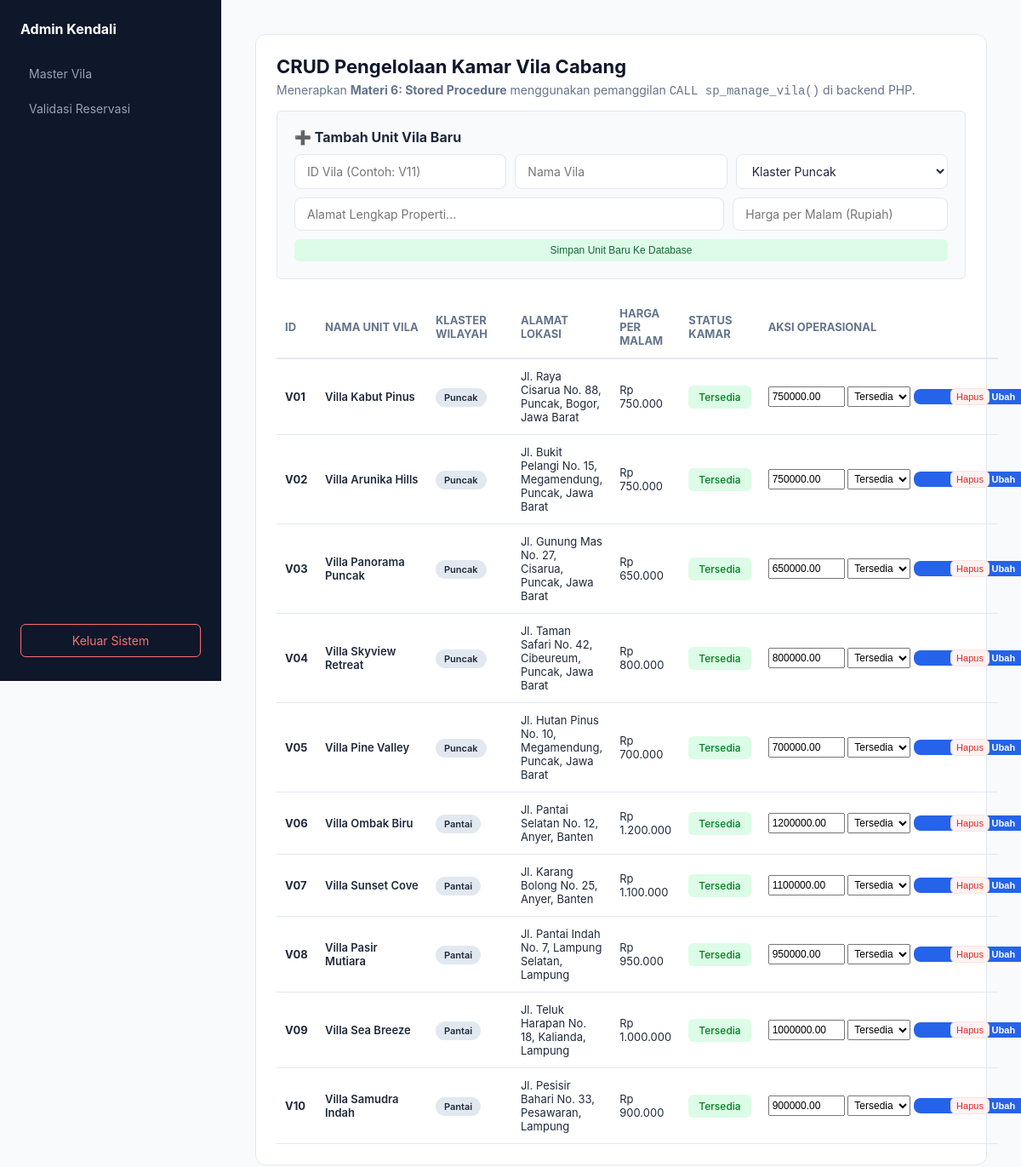
The page /admin_villa.php (signed in) on the database as committed earlier.
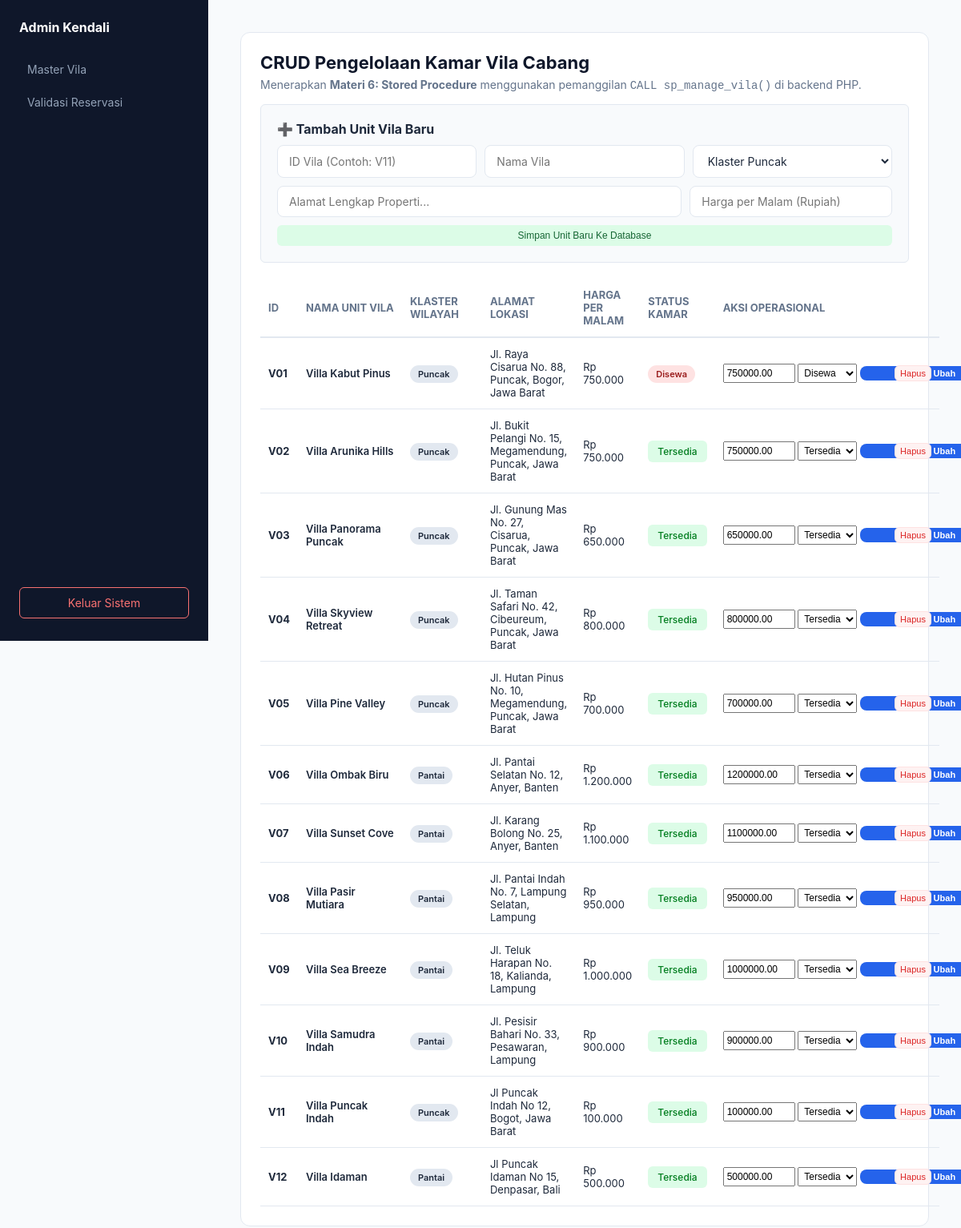
The same page on the database as committed later.
### tables this page shows
CREATE TABLE `vila` (
  `id_vila` varchar(5) NOT NULL,
  `nama_vila` varchar(100) NOT NULL,
  `alamat` text NOT NULL,
  `klaster` enum('Puncak','Pantai') NOT NULL,
  `harga_per_malam` decimal(10,2) NOT NULL,
  `status` enum('Tersedia','Disewa') DEFAULT 'Tersedia'
);

### admin_villa.php (the view, shortened to what this page needs)
<?php
require_once 'config.php';
?>
<!DOCTYPE html>
<html lang="id">
<head>
    <link rel="stylesheet" href="style.css">
</head>
<body>
    <?php include 'admin_sidebar.php'; ?>
    <div class="main-content">
        <div class="card">
            <h2>CRUD Pengelolaan Kamar Vila Cabang</h2>
            <p style="color:#64748b; margin-bottom: 15px;">Menerapkan <b>Materi 6: Stored Procedure</b> menggunakan pemanggilan <code>CALL sp_manage_vila()</code> di backend PHP.</p>
            <form action="" method="POST" style="background:#f8fafc; padding:20px; border-radius:6px; margin-bottom:20px; border:1px solid #e2e8f0;">
                <h3 style="margin-bottom:10px; font-size:16px;">➕ Tambah Unit Vila Baru</h3>
                <div style="display:grid; grid-template-columns:1fr 1fr 1fr; gap:10px;">
                    <input type="text" name="id_vila" placeholder="ID Vila (Contoh: V11)" class="form-control" required>
                    <input type="text" name="nama_vila" placeholder="Nama Vila" class="form-control" required>
                    <select name="klaster" class="form-control">
                        <option value="Puncak">Klaster Puncak</option>
                    </select>
                </div>
                <div style="display:grid; grid-template-columns:2fr 1fr; gap:10px; margin-top:10px;">
                    <input type="text" name="alamat" placeholder="Alamat Lengkap Properti..." class="form-control" required>
                    <input type="number" name="harga_per_malam" placeholder="Harga per Malam (Rupiah)" class="form-control" required>
                </div>
                <button type="submit" class="btn btn-success" style="margin-top:10px; width:100%;">Simpan Unit Baru Ke Database</button>
            </form>
            <table>
                <thead>
                    <tr>
                        <th>ID</th>
                        <th>Nama Unit Vila</th>
                        <th>Klaster Wilayah</th>
                        <th>Alamat Lokasi</th>
                        <th>Harga Per Malam</th>
                        <th>Status Kamar</th>
                        <th>Aksi Operasional</th>
                    </tr>
                </thead>
                <tbody>
                    <?php
                    $stmtVila = $pdo->query("SELECT * FROM vila ORDER BY id_vila ASC");
                    while ($v = $stmtVila->fetch()) {
                        echo "<tr>";
                        echo "<td><b>{$v['id_vila']}</b></td>";
                        echo "<td>{$v['nama_vila']}</td>";
                        echo "<td><span class='badge' style='background:#e2e8f0;'>{$v['klaster']}</span></td>";
                        echo "<td>{$v['alamat']}</td>";
                        echo "<td>Rp ".number_format($v['harga_per_malam'], 0, ',', '.')."</td>";
                        echo "<td>".($v['status']=='Tersedia' ? "<span class='badge badge-success'>Tersedia</span>" : "<span class='badge badge-danger'>Disewa</span>")."</td>";
                        echo "<td>
                                <form action='' method='POST' style='display:inline-block; margin-bottom:0;'>
                                    <input type='hidden' name='action_crud' value='UPDATE'>
                                    <input type='hidden' name='id_vila' value='{$v['id_vila']}'>
                                    <input type='number' name='harga_per_malam' value='{$v['harga_per_malam']}' style='width:90px; padding:3px; font-size:12px;'>
                                    <select name='status' style='padding:3px; font-size:12px;'>
                                        <option value='Tersedia' ".($v['status']=='Tersedia'?'selected':'').">Tersedia</option>
                                        <option value='Disewa' ".($v['status']=='Disewa'?'selected':'').">Disewa</option>
                                    </select>
                                    <button type='submit' class='btn btn-primary' style='padding:3px 6px; font-size:11px;'>Ubah</button>
                                </form>
                                <form action='' method='POST' style='display:inline-block; margin-bottom:0;' onsubmit='return confirm(\"Hapus properti ini?\")'>
                                    <input type='hidden' name='action_crud' value='DELETE'>
                                    <input type='hidden' name='id_vila' value='{$v['id_vila']}'>
                                    <button type='submit' class='btn btn-danger' style='padding:3px 6px; font-size:11px;'>Hapus</button>
                                </form>
                              </td>";
                        echo "</tr>";
                    }
                    ?>
                </tbody>
            </table>
        </div>
    </div>
</body>
</html>

### admin_sidebar.php
<div class="sidebar">
    <h2>Admin Kendali</h2>
    <a href="admin_dashboard.php?tab=manajemen_vila" class="<?= basename($_SERVER['PHP_SELF']) == 'admin_dashboard.php' && (!isset($_GET['tab']) || $_GET['tab']=='manajemen_vila') ? 'active' : ''; ?>">Master Vila</a>
    <a href="admin_reservasi.php" class="<?= basename($_SERVER['PHP_SELF']) == 'admin_reservasi.php' ? 'active' : ''; ?>">Validasi Reservasi</a>
    <a href="logout.php" class="logout">Keluar Sistem</a>
</div>

### style.css (style rules this page uses)
:root { --primary: #2563eb; --sidebar-bg: #0f172a; --bg-body: #f8fafc; --border: #e2e8f0; }
* { margin: 0; padding: 0; box-sizing: border-box; }
body { background-color: var(--bg-body); color: #1e293b; font-family: 'Inter', system-ui, sans-serif; display: flex; min-height: 100vh; }
.sidebar { width: 260px; background-color: var(--sidebar-bg); color: #f8fafc; padding: 24px; display: flex; flex-direction: column; }
.sidebar h2 { font-size: 16px; margin-bottom: 24px; color: #fff; }
.sidebar a { color: #94a3b8; text-decoration: none; padding: 10px; font-size: 14px; border-radius: 6px; margin-bottom: 4px; display: block; }
.sidebar .logout { margin-top: auto; color: #f87171; border: 1px solid #f87171; text-align: center; }
.main-content { flex: 1; padding: 40px; overflow-y: auto; }
.card { background: #fff; border: 1px solid var(--border); padding: 24px; border-radius: 12px; margin-bottom: 24px; }
table { width: 100%; border-collapse: collapse; margin-top: 20px; }
th { text-align: left; padding: 12px; border-bottom: 2px solid var(--border); color: #64748b; font-size: 12px; text-transform: uppercase; }
td { padding: 16px 12px; border-bottom: 1px solid var(--border); font-size: 14px; }
.btn { padding: 6px 12px; border-radius: 6px; cursor: pointer; font-size: 12px; border: none; font-weight: 500; display: inline-block; text-decoration: none; }
.btn-success { background: #dcfce7; color: #166534; }
.btn-danger { background: #fee2e2; color: #991b1b; }
.badge { padding: 4px 10px; border-radius: 20px; font-size: 11px; font-weight: 600; }
.badge-success { background: #dcfce7; color: #166534; }
.form-control { width: 100%; padding: 10px 14px; font-size: 14px; font-family: inherit; border: 1px solid var(--border); border-radius: 8px; color: #1e293b; background-color: #fff; outline: none; transition: border-color 0.2s ease, box-shadow 0.2s ease; }
.btn-primary { background-color: var(--primary); color: #ffffff; padding: 12px; width: 100%; border-radius: 8px; font-size: 14px; font-weight: 600; cursor: pointer; border: none; transition: background-color 0.2s ease; }
.main-content h2 { font-size: 22px; font-weight: 700; color: #0f172a; margin-bottom: 6px; }
.main-content p { font-size: 14px; margin-bottom: 24px; }
.form-control { width: 100%; padding: 10px 14px; font-size: 14px; font-family: inherit; border: 1px solid var(--border); border-radius: 8px; color: #1e293b; background-color: #fff; outline: none; transition: border-color 0.2s, box-shadow 0.2s; }
.btn-primary { background-color: var(--primary); color: #ffffff; }
.badge-danger { background: #fee2e2; color: #991b1b; }
table th:last-child, table td:last-child { min-width: 260px; max-width: 280px; padding: 12px 16px !important; vertical-align: middle; }
.main-content table th, .main-content table td { padding: 14px 12px; vertical-align: middle; white-space: nowrap; font-size: 13px; }
.main-content table { width: 100% !important; table-layout: auto !important; border-collapse: collapse; margin-top: 16px; }
.main-content table th, .main-content table td { padding: 12px 10px !important; vertical-align: middle; font-size: 13px; white-space: normal !important; word-break: normal; }
.main-content table td:nth-child(1), .main-content table td:nth-child(6), .main-content table td:nth-child(7) { white-space: nowrap !important; }
.main-content table td:nth-child(2) { min-width: 130px; font-weight: 600; }
.main-content table td:nth-child(3) { min-width: 100px; }
.badge-success { background-color: #dcfce7; color: #017d1e; padding: 6px 12px; border-radius: 6px; font-size: 12px; font-weight: 500; display: inline-block; }
.btn-danger { background-color: #fef2f2; color: #dc2626; border: 1px solid #fee2e2; padding: 6px 12px; border-radius: 6px; font-weight: 500; transition: all 0.2s ease; }

### admin_villa.php (style rules this page uses)
.sidebar { height: 100vh !important; position: fixed !important; top: 0; left: 0; overflow-y: auto !important; }
.main-content { margin-left: 260px !important; width: calc(100% - 260px) !important; }

Rows that differ between the two databases and show on the page:
changed vila "Villa Kabut Pinus": status "Tersedia" → "Disewa"
added vila: id_vila "V11", nama_vila "Villa Puncak Indah", klaster "Puncak", alamat "Jl Puncak Indah No 12, Bogot, Jawa Barat", harga_per_malam "100.000", shows "Tersedia", harga_per_malam "100000.00", status "Tersedia"
added vila: id_vila "V12", nama_vila "Villa Idaman", klaster "Pantai", alamat "Jl Puncak Idaman No 15, Denpasar, Bali", harga_per_malam "500.000", shows "Tersedia", harga_per_malam "500000.00", status "Tersedia"
